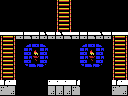

This game map was drawn from its Tiled (.tmx) file and the tilesets committed beside it. A one-line description and the full map source follow:
An orthogonal 16x12 tile map with 8x8 px tiles, 1 tile layer (Tile Layer 1) and 3 objects (2x item, 4x4-item).

<map version="1.0" orientation="orthogonal" renderorder="right-down" width="16" height="12" tilewidth="8" tileheight="8" nextobjectid="4">
 <properties>
  <property name="down" value="hole" />
  <property name="left" value="hole" />
  <property name="right" value="hole" />
  <property name="up" value="stairs" />
 </properties>
 <tileset firstgid="1" name="tiles" tilewidth="8" tileheight="8" tilecount="256" columns="16">
  <image source="tiles.png" width="128" height="128" />
 </tileset>
 <layer name="Tile Layer 1" width="16" height="12">
  <data encoding="csv">
1,1,1,1,1,1,1,249,168,1,1,1,1,1,1,1,
1,1,1,1,1,1,1,249,168,1,1,1,1,1,1,1,
1,1,1,1,1,1,1,249,168,1,1,1,1,1,1,1,
1,1,1,1,1,1,1,249,168,1,1,1,1,1,1,1,
105,106,254,144,254,143,254,143,144,254,254,144,143,254,105,106,
249,168,1,150,167,201,1,1,1,1,150,167,201,1,249,168,
249,168,1,189,99,189,1,1,1,1,189,99,189,1,249,168,
249,168,1,189,130,189,1,1,1,1,189,130,189,1,249,168,
249,168,1,161,131,193,1,1,1,1,161,131,193,1,249,168,
249,168,1,1,1,1,1,1,1,1,1,1,1,1,249,168,
151,156,1,1,1,1,156,156,156,151,1,1,1,1,151,156,
153,152,1,1,1,1,152,152,152,153,1,1,1,1,153,152
</data>
 </layer>
 <objectgroup name="objects">
  <object id="1" type="4x4-item" x="48" y="48" width="32" height="32" />
  <object id="2" type="item" x="40" y="16" width="16" height="16" />
  <object id="3" type="item" x="72" y="16" width="16" height="16" />
 </objectgroup>
</map>
